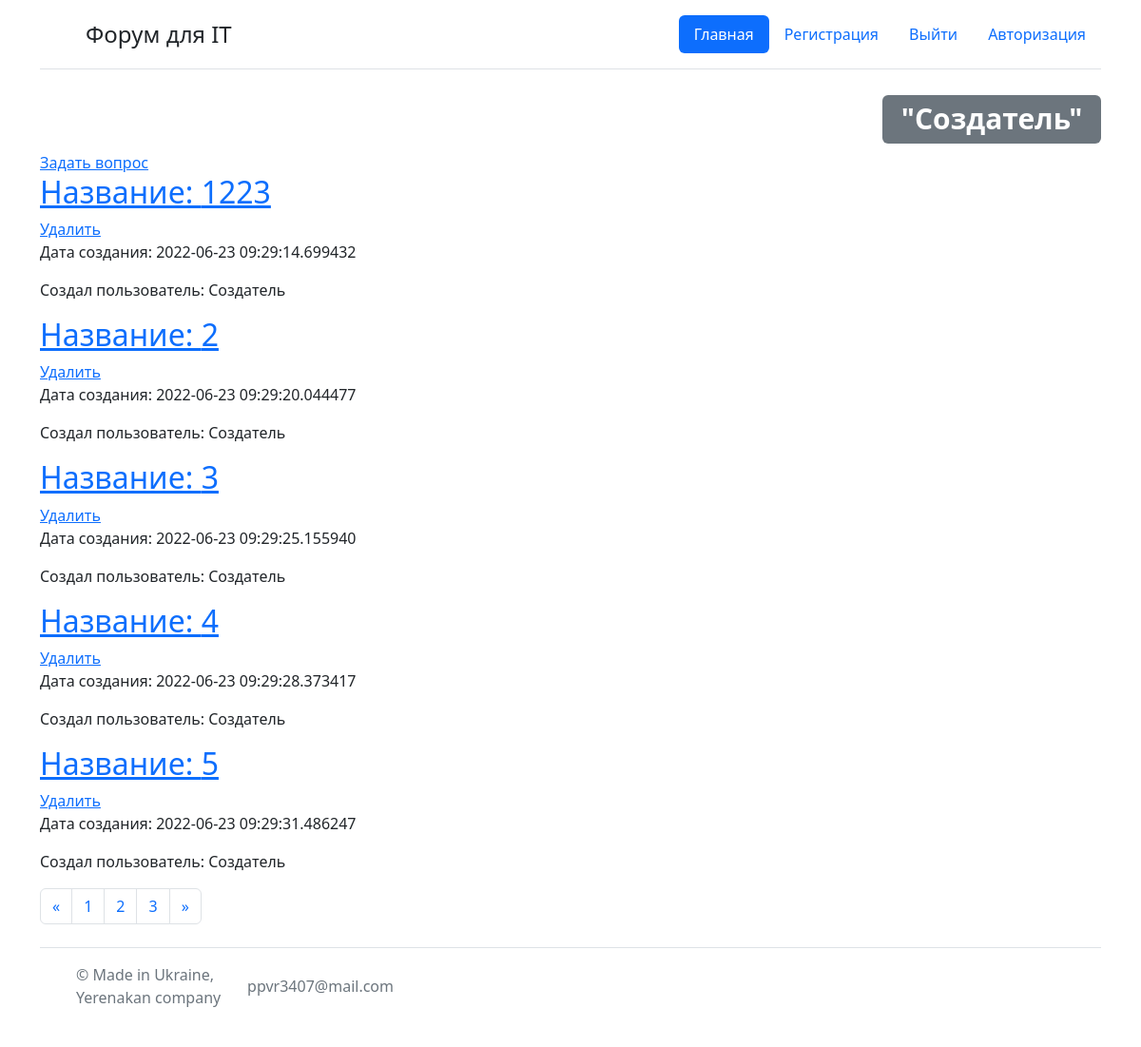
Before: / (signed in) with the older database file.
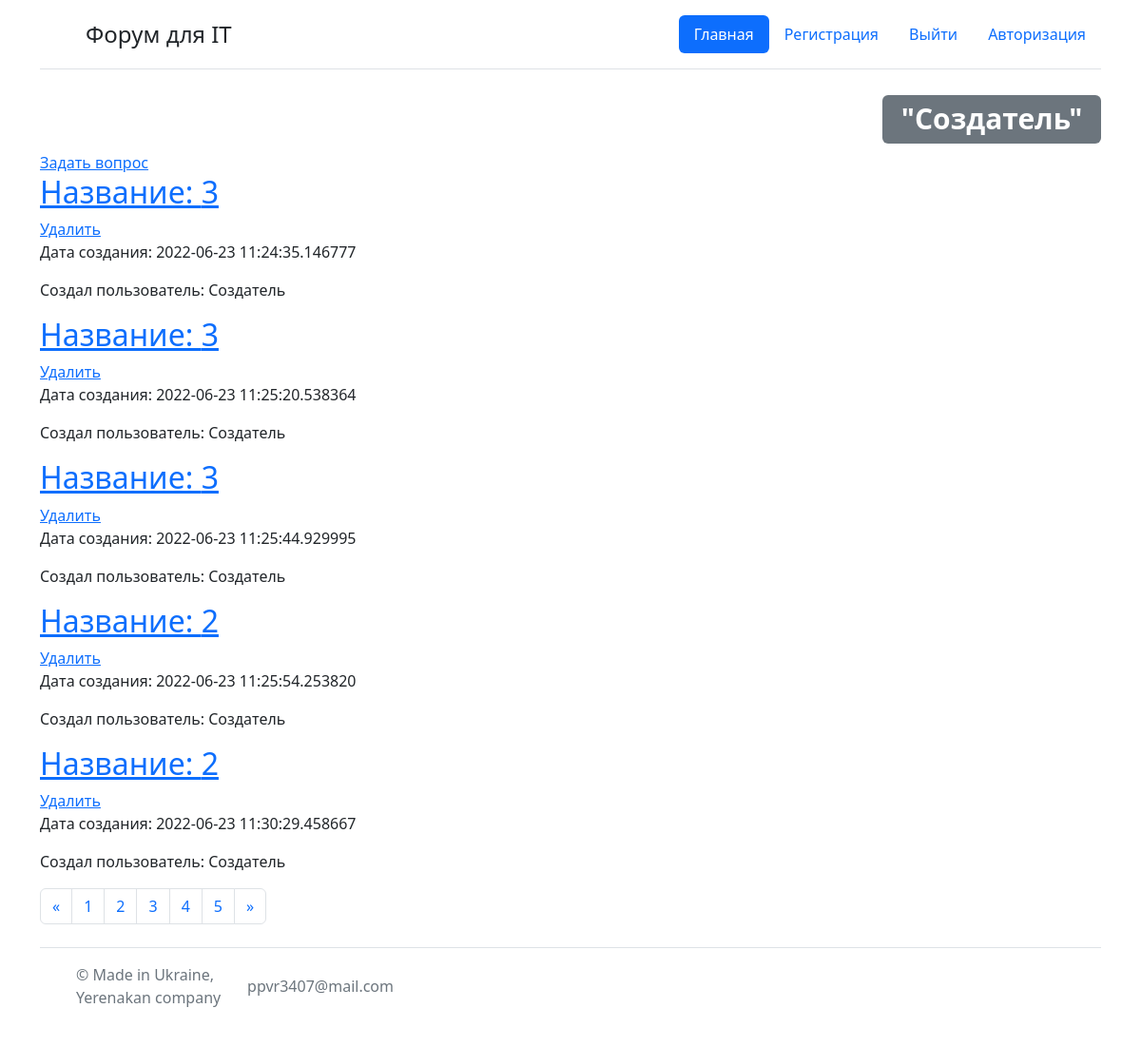
After: the same page with the newer database file.
### packages/modells.py (models this page shows, shortened)
class User(db.Model, UserMixin):
    id = db.Column(db.Integer, primary_key=True)
    login = db.Column(db.String(120), nullable=False, unique=True)
    password = db.Column(db.String, nullable=False)
    user_name = db.Column(db.String(20), nullable=False)
    tel = db.Column(db.String)
    super_vip = db.Column(db.Boolean,default=False)

class Date_b(db.Model):
    id = db.Column(db.Integer, primary_key=True)
    title = db.Column(db.String(300), nullable=False)
    text = db.Column(db.Text, nullable=False)
    time = db.Column(db.DateTime, default=datetime.utcnow)
    name_user = db.Column(db.String)

### packages/routes.py (the view)
@app.route("/")
@app.route("/<int:page>")
@login_required
def index(page=1):
    id = request.cookies.get('id')
    user = User.query.filter(User.login == id).first()
    posts = db.session.query(Date_b).paginate(page,5,False)
    return render_template("index.html", posts=posts,user=user)

### packages/routes.py (called while the page is built)
@manager.user_loader
def load_user(user_id):
    return User.query.get(user_id)

### packages/templates/index.html (shortened to what this page needs)
{% extends "base.html" %}
{% block body %}
<div class="container">
    <h1 class="text-end"><span class="badge bg-secondary">"{{user.user_name }}"</span></h1>
    <a href="/form" >Задать вопрос</a>
    {% for i in posts.items %}
        <a href="/open/{{i.id}}"><h2>Название: {{i.title}}</h2></a>
        {% if user.super_vip ==True %}
        <a href="/delete/{{i.id}}" class="delete">Удалить</a>
        {% endif %}
        <p>Дата создания: {{i.time}}</p>
        <p>Создал пользователь: {{i.name_user}}</p>
    {% endfor %}
    <nav aria-label="Пример навигации по страницам">
        <ul class="pagination">
        <li class="page-item">
            <a class="page-link" href="{{url_for('index',page = posts.prev_num)}}" aria-label="Предыдущая">
            <span aria-hidden="true">&laquo;</span>
            </a>
        </li>
        {% for page in posts.iter_pages() %}
        <li class="page-item"><a class="page-link" href="/{{page}}">{{page}}</a></li>
        <li class="page-item">
        {% endfor %}
            <a class="page-link" href="{{url_for('index',page =posts.next_num)}}" aria-label="Следующая">
            <span aria-hidden="true">&raquo;</span>
            </a>
        </li>
        </ul>
    </nav>
</div>
{% endblock %}

### packages/templates/base.html (shortened to what this page needs)
<!DOCTYPE html>
<html lang="en">
<head>
    <link rel="stylesheet" href="https://cdn.jsdelivr.net/npm/bootstrap@5.2.0-beta1/dist/css/bootstrap.min.css">
    <link rel="stylesheet" type="text/css" href="{{ url_for( 'static', filename='css/style.css', v=1)}}">
<body>
    <div class="container">
        <header class="d-flex flex-wrap justify-content-center py-3 mb-4 border-bottom">
          <a href="/" class="d-flex align-items-center mb-3 mb-md-0 me-md-auto text-dark text-decoration-none">
            <svg class="bi me-2" width="40" height="32"><use xlink:href="#bootstrap"></use></svg>
            <span class="fs-4">Форум для IT</span>
          </a>
          <ul class="nav nav-pills">
            <li class="nav-item"><a href="/" class="nav-link active" aria-current="page">Главная</a></li>
            <li class="nav-item"><a href="/registr" class="nav-link">Регистрация</a></li>
            <li class="nav-item"><a href="/logaut" class="nav-link">Выйти</a></li>
            <li class="nav-item"><a href="/login" class="nav-link">Авторизация</a></li>
          </ul>
        </header>
      </div>
{% block body %}{% endblock %}
<div class="container">
    <footer class="d-flex flex-wrap justify-content-between align-items-center py-3 my-4 border-top">
      <div class="col-md-4 d-flex align-items-center">
        <a href="/" class="mb-3 me-2 mb-md-0 text-muted text-decoration-none lh-1">
          <svg class="bi" width="30" height="24"><use xlink:href="#bootstrap"></use></svg>
        </a>
        <span class="mb-3 mb-md-0 text-muted">© Made in Ukraine, Yerenakan company</span>
        <p class="mb-3 mb-md-0 text-muted">ppvr3407@mail.com</p>
      </div>
      <ul class="nav col-md-4 justify-content-end list-unstyled d-flex">
        <li class="ms-3"><a class="text-muted" href="#"><svg class="bi" width="24" height="24"><use xlink:href="#twitter"></use></svg></a></li>
        <li class="ms-3"><a class="text-muted" href="#"><svg class="bi" width="24" height="24"><use xlink:href="#instagram"></use></svg></a></li>
        <li class="ms-3"><a class="text-muted" href="#"><svg class="bi" width="24" height="24"><use xlink:href="#facebook"></use></svg></a></li>
      </ul>
    </footer>
  </div>
</body>
</html>

Changed rows visible on the page:
removed Date_b: title "1223", time "2022-06-23 09:29:14.699432", name_user "Создатель"
removed Date_b: title "2", time "2022-06-23 09:29:20.044477", name_user "Создатель"
removed Date_b: title "3", time "2022-06-23 09:29:25.155940", name_user "Создатель"
removed Date_b: title "4", time "2022-06-23 09:29:28.373417", name_user "Создатель"
removed Date_b: title "5", time "2022-06-23 09:29:31.486247", name_user "Создатель"
added Date_b: title "3", time "2022-06-23 11:24:35.146777", name_user "Создатель"
added Date_b: title "3", time "2022-06-23 11:25:20.538364", name_user "Создатель"
added Date_b: title "3", time "2022-06-23 11:25:44.929995", name_user "Создатель"
added Date_b: title "2", time "2022-06-23 11:25:54.253820", name_user "Создатель"
added Date_b: title "2", time "2022-06-23 11:30:29.458667", name_user "Создатель"
Other visible differences:
new list line: "4"
new list line: "5"
